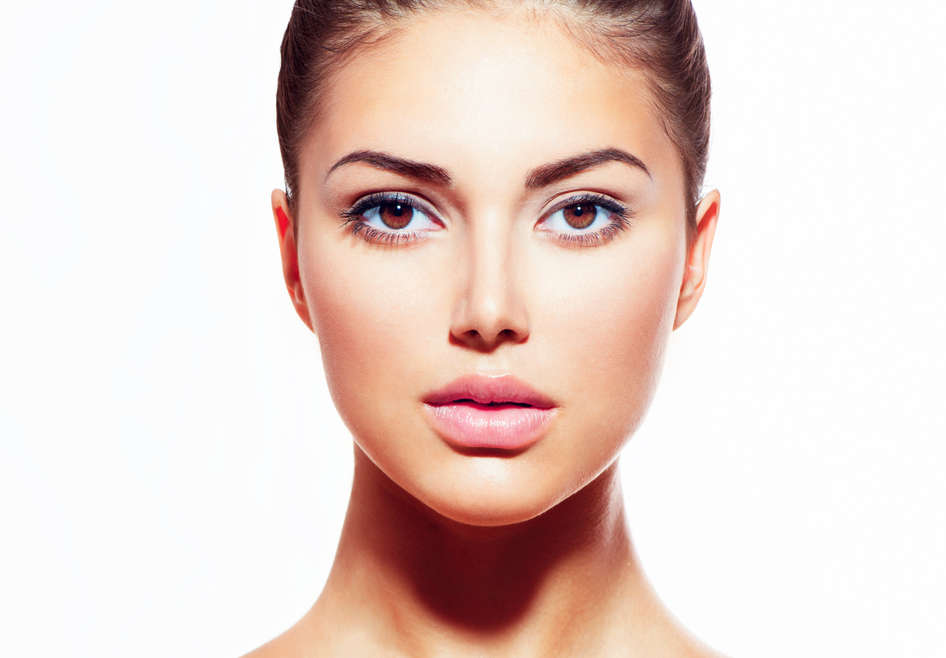
#> input picture face_matching/test_face.jpg, 946 x 658 px
$ python -i preprocess.py   (imports and definitions only)
#> lines starting #> are read from the running program, lines starting #| are printed output that depends on the picture
import cv2
import numpy as np
from skimage import transform as trans

def preprocess(img, bbox=None, landmark=None, **kwargs):

    M = None
    image_size = []
    str_image_size = kwargs.get("image_size", "")

    if len(str_image_size) > 0:
        image_size = [int(x) for x in str_image_size.split(",")]
        if len(image_size) == 1:
            image_size = [image_size[0], image_size[0]]

    if landmark is not None:

        src = np.array(
            [
                [30.2946, 51.6963],
                [65.5318, 51.5014],
                [48.0252, 71.7366],
                [33.5493, 92.3655],
                [62.7299, 92.2041],
            ],
            dtype=np.float32,
        )
        if image_size[1] == 112:
            src[:, 0] += 8.0
        dst = landmark.astype(np.float32)

        tform = trans.SimilarityTransform()
        tform.estimate(dst, src)
        M = tform.params[0:2, :]

    if M is None:
        if bbox is None:  # use center crop
            det = np.zeros(4, dtype=np.int32)
            det[0] = int(img.shape[1] * 0.0625)
            det[1] = int(img.shape[0] * 0.0625)
            det[2] = img.shape[1] - det[0]
            det[3] = img.shape[0] - det[1]
        else:
            det = bbox
        margin = kwargs.get("margin", 44)
        bb = np.zeros(4, dtype=np.int32)
        bb[0] = np.maximum(det[0] - margin / 2, 0)
        bb[1] = np.maximum(det[1] - margin / 2, 0)
        bb[2] = np.minimum(det[2] + margin / 2, img.shape[1])
        bb[3] = np.minimum(det[3] + margin / 2, img.shape[0])
        ret = img[bb[1] : bb[3], bb[0] : bb[2], :]
        if len(image_size) > 0:
            ret = cv2.resize(ret, (image_size[1], image_size[0]))
        return ret
    else:  # do align using landmark
        warped = cv2.warpAffine(img, M, (image_size[1], image_size[0]), borderValue=0.0)

        return warped

def format_landmarks(landmark):
    landmarks = np.array(
        [
            landmark["left_eye"][0],
            landmark["right_eye"][0],
            landmark["nose"][0],
            landmark["mouth_left"][0],
            landmark["mouth_right"][0],
            landmark["left_eye"][1],
            landmark["right_eye"][1],
            landmark["nose"][1],
            landmark["mouth_left"][1],
            landmark["mouth_right"][1],
        ]
    )
    landmarks = landmarks.reshape((2, 5)).T

    return landmarks

>>> import cv2
>>> picture = cv2.imread('../test_face.jpg')
#> picture is the input picture: shape (658, 946, 3); mean B, G, R 207.7, 214.1, 233.1
>>> result = preprocess(picture)
#> in preprocess, `ret = img[bb[1] : bb[3], bb[0] : bb[2], :]`:
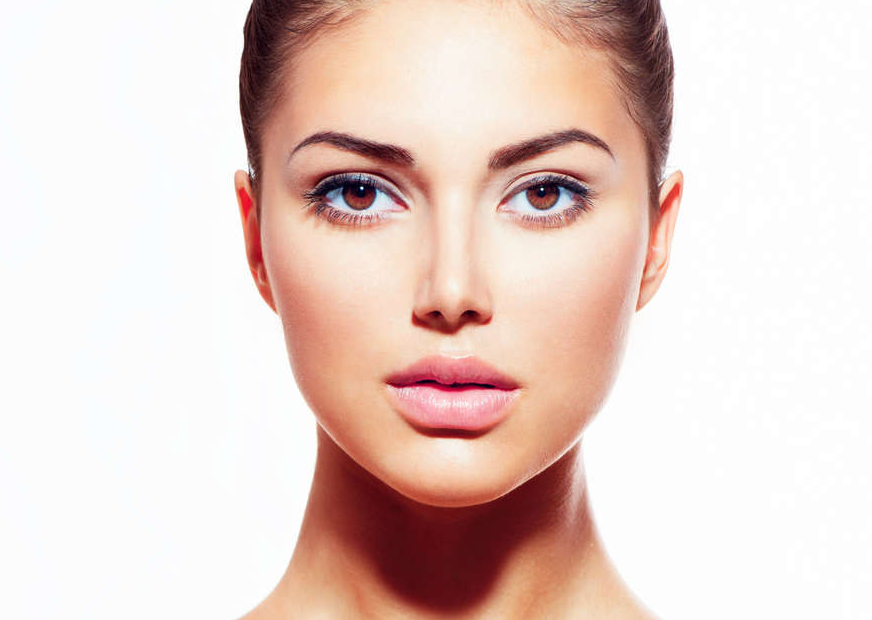
#> ret: shape (620, 872, 3); mean B, G, R 204.2, 210.9, 231.7
